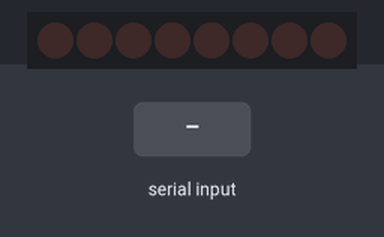
Bench run of a sketch on a simulated Arduino Uno, built with avr-gcc and run on an emulated ATmega328P. On the bench: 8 shift-register outputs drawn as a row of LEDs (first output left, lit = HIGH). Wiring (inferred from the names in the program): shift register (74HC595): data pin 13; shift clock pin 12; latch pin 11. Wiring (inferred from the signals the program sends): row of LEDs: on Q0, Q1, Q2, Q3, Q4, Q5, Q6, Q7. The test bench sets the inputs (shaded band). What the sketch prints to the serial monitor is not drawn.

Above: at 0.9 s.
1.0 s: "1,90\n" received over Serial
At 1.8 s:
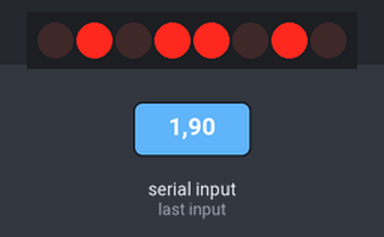
3.5 s: "90,45\n" received over Serial
At 4.2 s:
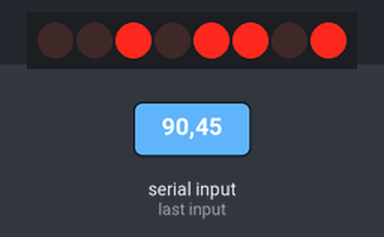
6.0 s: "30,150\n" received over Serial
At 6.8 s:
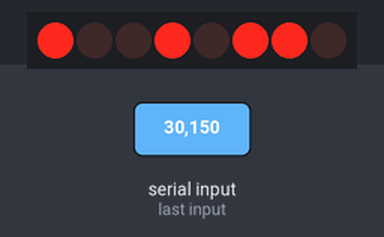
8.5 s: "1\n" received over Serial
At 9.3 s:
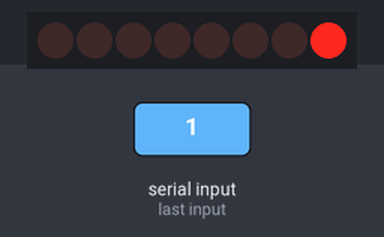
11.0 s: "2\n" received over Serial
At 11.7 s:
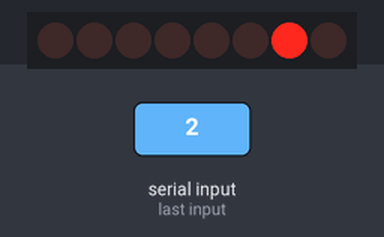
13.5 s: "4\n" received over Serial
At 14.3 s:
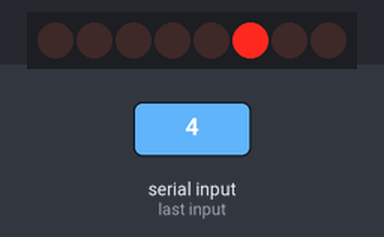
Timing chart, 0 to 16.5 s (numbered marks = the images above; inputs shaded):
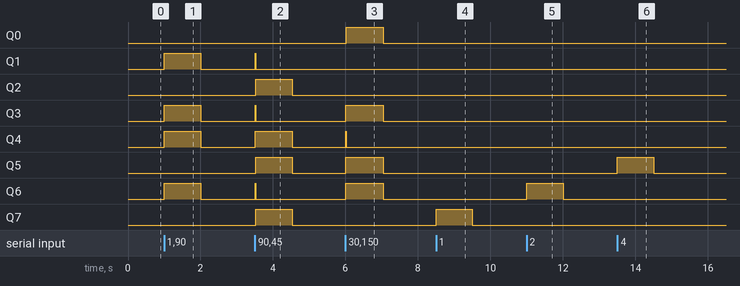

Measured:
- after the input at 1.0 s, Q1, Q3, Q4, Q6: LOW → HIGH at once, → LOW 1.0 s later
- after the input at 3.5 s, Q1, Q3, Q6: LOW → HIGH at once, → LOW 0.01 s later; Q2, Q4, Q5, Q7: LOW → HIGH at once, → LOW 1.0 s later
- after the input at 6.0 s, Q0, Q3, Q5, Q6: LOW → HIGH at once, → LOW 1.0 s later; Q4: LOW → HIGH at once, → LOW 0.02 s later
- after the input at 8.5 s, Q7: LOW → HIGH at once, → LOW 1.0 s later
- after the input at 11.0 s, Q6: LOW → HIGH at once, → LOW 1.0 s later
- after the input at 13.5 s, Q5: LOW → HIGH at once, → LOW 1.0 s later

The sketch:

Int_to_8Bit_595IC.ino
```cpp
/*
  Runar Eckholdt

  1[Q1 ]|----|16[VCC]
  2[Q2 ]|    |15[Q0]
  3[Q3 ]|    |14[DATA]
  4[Q4 ]|    |13[ENABLE] GND
  5[Q5 ]|    |12[STORE]
  6[Q6 ]|    |11[CLK]
  7[Q7 ]|    |10[RESET] Must stay high at all times unless you want to reset
  8[GND]|____|9 [CHAIN/Q7]


*/


const byte data = 13;
const byte clk = 12;
const byte store = 11;

byte sepNums;

void setup() {
  Serial.begin(9600);
  antNums();

  pinMode(data, OUTPUT);
  pinMode(clk, OUTPUT);
  pinMode(store, OUTPUT);
  digitalWrite(data, LOW);
  digitalWrite(clk, LOW);
  digitalWrite(store, HIGH);

}

void loop() {
  shift();

}


int shift() {
  int numbers [sepNums];
  for (byte i = 0; i < sepNums; i++) {
    numbers[i] = getNumber(i+1);
  }
  int number = mergeNumbers(numbers);
  printNumbers(numbers);
  doShift(number);
}

void printNumbers(int numbers[]){
  for (int i = 0; i<sepNums;i++){
    Serial.print(numbers[i]);
    Serial.print(" = ");
    Serial.println(numbers[i],BIN);
    }
  }

int mergeNumbers(int numbers []){
  if(sepNums==1){
    return numbers[0];
    }
  else if(sepNums==2){
    int numb1=numbers[0]<<4;
    return numb1|numbers[1];
    }
  else if(sepNums==4){
    int numb1 = numbers[0]<<6;
    int numb2 = numbers[1]<<4;
    int numb3 = numbers[2]<<2;
    return numb1|numb2|numb3|numbers[3];

    }
  }


void antNums() {
  Serial.print("How many seperate numbers?: ");
  while (!Serial.available());
  byte input = Serial.parseInt();
  if (8 % input == 0) {
    Serial.println(input);
    sepNums = input;
  } else {
    Serial.println("Not valid");
    Serial.println("Answer of 8 mod (input) must be 0");
    Serial.print("In this case ");
    Serial.print("8");
    Serial.print(" mod ");
    Serial.print(input);
    Serial.print(" = ");
    Serial.println(8 % input);
    antNums();
  }
}

byte getNumber(byte i) {
  //getting a number from the Serial
  byte num;
  Serial.print("Insert number ");
  Serial.print(i);
  Serial.print(": ");
  while (!Serial.available());
  num = Serial.parseInt();

  if (num < pow(2, 8 / sepNums)) {
    Serial.println(num);
    return num;
  } else {
    Serial.println("Outside bitrange");
    getNumber(i);
  }

}
  void doStore() {
    digitalWrite(store, LOW);
    digitalWrite(store, HIGH);
  }

  void doShift(int number) {
    digitalWrite(store, LOW);
    //for (int i = 0; i < sepNums;i++) {
      shiftOut(data, clk, LSBFIRST, number);
      Serial.print(number);
      Serial.print(" = ");
      Serial.println(number,BIN);
    //}
    digitalWrite(store, HIGH);
  }
```
